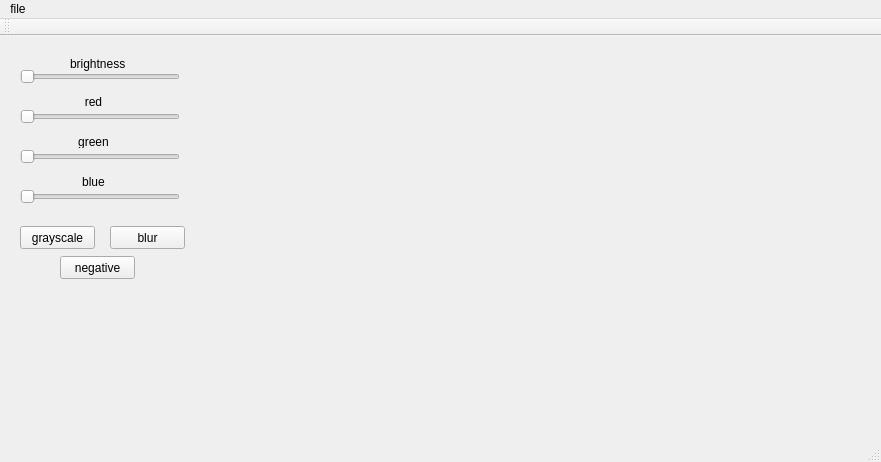
<?xml version="1.0" encoding="UTF-8"?>
<ui version="4.0">
 <class>MainWindow</class>
 <widget class="QMainWindow" name="MainWindow">
  <property name="geometry">
   <rect>
    <x>0</x>
    <y>0</y>
    <width>881</width>
    <height>462</height>
   </rect>
  </property>
  <property name="windowTitle">
   <string>MainWindow</string>
  </property>
  <widget class="QWidget" name="centralWidget">
   <widget class="QSlider" name="horizontalSlider">
    <property name="geometry">
     <rect>
      <x>20</x>
      <y>30</y>
      <width>160</width>
      <height>22</height>
     </rect>
    </property>
    <property name="orientation">
     <enum>Qt::Horizontal</enum>
    </property>
   </widget>
   <widget class="QSlider" name="red_horizontalSlider">
    <property name="geometry">
     <rect>
      <x>20</x>
      <y>70</y>
      <width>160</width>
      <height>22</height>
     </rect>
    </property>
    <property name="orientation">
     <enum>Qt::Horizontal</enum>
    </property>
   </widget>
   <widget class="QSlider" name="green_horizontalSlider">
    <property name="geometry">
     <rect>
      <x>20</x>
      <y>110</y>
      <width>160</width>
      <height>22</height>
     </rect>
    </property>
    <property name="orientation">
     <enum>Qt::Horizontal</enum>
    </property>
   </widget>
   <widget class="QSlider" name="blue_horizontalSlider">
    <property name="geometry">
     <rect>
      <x>20</x>
      <y>150</y>
      <width>160</width>
      <height>22</height>
     </rect>
    </property>
    <property name="orientation">
     <enum>Qt::Horizontal</enum>
    </property>
   </widget>
   <widget class="QPushButton" name="grayscale_pushButton">
    <property name="geometry">
     <rect>
      <x>20</x>
      <y>190</y>
      <width>75</width>
      <height>23</height>
     </rect>
    </property>
    <property name="text">
     <string>grayscale</string>
    </property>
   </widget>
   <widget class="QPushButton" name="blur_pushButton">
    <property name="geometry">
     <rect>
      <x>110</x>
      <y>190</y>
      <width>75</width>
      <height>23</height>
     </rect>
    </property>
    <property name="text">
     <string>blur</string>
    </property>
   </widget>
   <widget class="QLabel" name="image_label">
    <property name="geometry">
     <rect>
      <x>200</x>
      <y>40</y>
      <width>651</width>
      <height>361</height>
     </rect>
    </property>
    <property name="text">
     <string/>
    </property>
   </widget>
   <widget class="QLabel" name="label">
    <property name="geometry">
     <rect>
      <x>20</x>
      <y>260</y>
      <width>161</width>
      <height>91</height>
     </rect>
    </property>
    <property name="text">
     <string/>
    </property>
   </widget>
   <widget class="QLabel" name="label_2">
    <property name="geometry">
     <rect>
      <x>70</x>
      <y>20</y>
      <width>61</width>
      <height>16</height>
     </rect>
    </property>
    <property name="text">
     <string>brightness</string>
    </property>
   </widget>
   <widget class="QLabel" name="label_3">
    <property name="geometry">
     <rect>
      <x>70</x>
      <y>60</y>
      <width>47</width>
      <height>12</height>
     </rect>
    </property>
    <property name="text">
     <string>red</string>
    </property>
    <property name="alignment">
     <set>Qt::AlignCenter</set>
    </property>
   </widget>
   <widget class="QLabel" name="label_4">
    <property name="geometry">
     <rect>
      <x>70</x>
      <y>100</y>
      <width>47</width>
      <height>12</height>
     </rect>
    </property>
    <property name="text">
     <string>green</string>
    </property>
    <property name="alignment">
     <set>Qt::AlignCenter</set>
    </property>
   </widget>
   <widget class="QLabel" name="label_5">
    <property name="geometry">
     <rect>
      <x>70</x>
      <y>140</y>
      <width>47</width>
      <height>12</height>
     </rect>
    </property>
    <property name="text">
     <string>blue</string>
    </property>
    <property name="alignment">
     <set>Qt::AlignCenter</set>
    </property>
   </widget>
   <widget class="QPushButton" name="negative">
    <property name="geometry">
     <rect>
      <x>60</x>
      <y>220</y>
      <width>75</width>
      <height>23</height>
     </rect>
    </property>
    <property name="text">
     <string>negative</string>
    </property>
   </widget>
  </widget>
  <widget class="QMenuBar" name="menuBar">
   <property name="geometry">
    <rect>
     <x>0</x>
     <y>0</y>
     <width>881</width>
     <height>21</height>
    </rect>
   </property>
   <widget class="QMenu" name="menuFile">
    <property name="title">
     <string>file</string>
    </property>
    <addaction name="actionLoad"/>
    <addaction name="actionSave"/>
   </widget>
   <addaction name="menuFile"/>
  </widget>
  <widget class="QToolBar" name="mainToolBar">
   <attribute name="toolBarArea">
    <enum>TopToolBarArea</enum>
   </attribute>
   <attribute name="toolBarBreak">
    <bool>false</bool>
   </attribute>
  </widget>
  <widget class="QStatusBar" name="statusBar"/>
  <action name="actionLoad">
   <property name="text">
    <string>load</string>
   </property>
  </action>
  <action name="actionSave">
   <property name="text">
    <string>save</string>
   </property>
  </action>
 </widget>
 <layoutdefault spacing="6" margin="11"/>
 <resources/>
 <connections/>
</ui>
